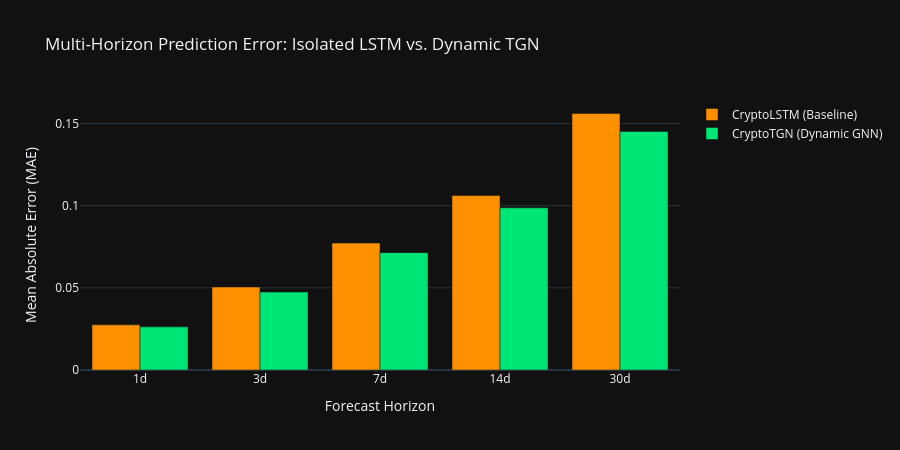

The cell this chart's notebook holds for it:
### Markdown cell above
## 4. Multi-Horizon Test Evaluation: LSTM vs. TGN

We evaluate both models on the completely unseen **Test Period** (`2025–2026`) across each forecast horizon ($t+1, t+3, t+7, t+14, t+30$ days).

### Code cell
lstm_model.eval()
tgn_model.eval()

lstm_horizon_errors = [[] for _ in horizons]
tgn_horizon_errors = [[] for _ in horizons]

with torch.no_grad():
    for t in test_indices[lookback:]:
        y_true = targets[t]
        
        # LSTM
        x_seq = features[t - lookback : t].permute(1, 0, 2)
        preds_lstm = lstm_model(x_seq)
        
        # TGN
        preds_tgn, _ = tgn_model(features[t], edge_indices[t], edge_weights[t])
        
        for h_idx in range(len(horizons)):
            err_lstm = torch.abs(preds_lstm[:, h_idx] - y_true[:, h_idx]).mean().item()
            err_tgn = torch.abs(preds_tgn[:, h_idx] - y_true[:, h_idx]).mean().item()
            lstm_horizon_errors[h_idx].append(err_lstm)
            tgn_horizon_errors[h_idx].append(err_tgn)

eval_df = pd.DataFrame({
    "Horizon": [f"{h}d" for h in horizons],
    "CryptoLSTM (MAE)": [np.mean(errs) for errs in lstm_horizon_errors],
    "CryptoTGN (MAE)": [np.mean(errs) for errs in tgn_horizon_errors]
})
eval_df["Improvement (%)"] = ((eval_df["CryptoLSTM (MAE)"] - eval_df["CryptoTGN (MAE)"]) / eval_df["CryptoLSTM (MAE)"]) * 100.0

print("════════════════════════════════════════════════════════════════════")
print("📊 MULTI-HORIZON TEST EVALUATION (MAE):")
print("════════════════════════════════════════════════════════════════════")
print(eval_df.to_string(index=False))

# Plot Comparison Bar Chart
fig_eval = go.Figure()
fig_eval.add_trace(go.Bar(x=eval_df["Horizon"], y=eval_df["CryptoLSTM (MAE)"], name="CryptoLSTM (Baseline)", marker_color="#ff9100"))
fig_eval.add_trace(go.Bar(x=eval_df["Horizon"], y=eval_df["CryptoTGN (MAE)"], name="CryptoTGN (Dynamic GNN)", marker_color="#00e676"))
fig_eval.update_layout(
    title="Multi-Horizon Prediction Error: Isolated LSTM vs. Dynamic TGN",
    barmode="group",
    xaxis_title="Forecast Horizon",
    yaxis_title="Mean Absolute Error (MAE)",
    template="plotly_dark",
    height=450
)
fig_eval.show()

### Figure 1 — Plotly figure (JSON) as saved in the notebook; plotly's stock layout.template omitted (floating-point values rounded to 4 significant figures)
{"data": [{"marker": {"color": "#ff9100"}, "name": "CryptoLSTM (Baseline)", "type": "bar", "x": ["1d", "3d", "7d", "14d", "30d"], "y": [0.02747, 0.0505, 0.07721, 0.1061, 0.1561]}, {"marker": {"color": "#00e676"}, "name": "CryptoTGN (Dynamic GNN)", "type": "bar", "x": ["1d", "3d", "7d", "14d", "30d"], "y": [0.02625, 0.04742, 0.07141, 0.09871, 0.1452]}], "layout": {"barmode": "group", "height": 450, "title": {"text": "Multi-Horizon Prediction Error: Isolated LSTM vs. Dynamic TGN"}, "xaxis": {"title": {"text": "Forecast Horizon"}}, "yaxis": {"title": {"text": "Mean Absolute Error (MAE)"}}}}
